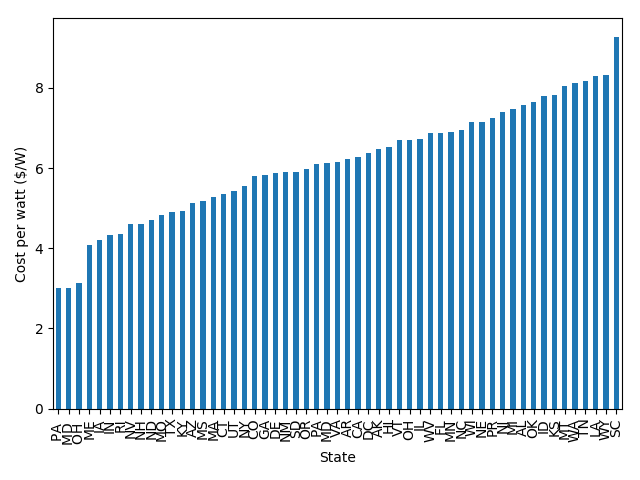

This figure's Python source:
import pandas
import matplotlib.pyplot as plt

df = pandas.read_csv('openpv_all_clean_trimmed.csv')

#%%
df.groupby('state').mean()['cost_per_watt'].sort_values().plot(kind='bar')

plt.ylabel('Cost per watt ($/W)')
plt.xlabel('State')
plt.tight_layout()
plt.savefig('cost_by_state.png')